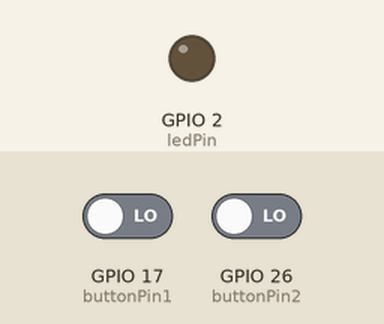
This sketch was run on a simulated ESP32. On the bench: output pins drawn as LEDs (lit = HIGH). The test bench sets the inputs (shaded band); at power-on: GPIO 17 (buttonPin1) LOW, GPIO 26 (buttonPin2) LOW.

Above: at 1.2 s.
1.3 s: GPIO 17 (buttonPin1) driven HIGH and GPIO 26 (buttonPin2) driven HIGH
At 2.3 s:
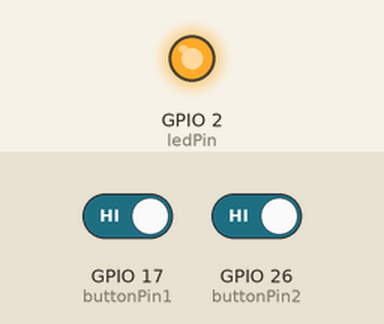
Timing chart, 0 to 4.3 s (numbered marks = the images above; inputs shaded):
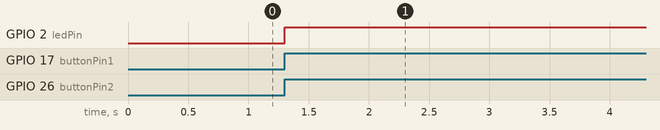

The sketch:

trabajo_en_clase_7_entrada_digital_puntos_extra.ino
```cpp
// constants won't change. They're used here to set pin numbers:
const int buttonPin1 = 17;     // the number of the pushbutton pin
const int buttonPin2 = 26;    //button 2
const int ledPin =  2;      // the number of the LED pin

int led_state=0;

// variables will change:
int buttonState1 = 0;         // variable for reading the pushbutton status
int buttonState2 = 0;         // variable for reading the pushbutton status

int counter=0;
void setup() {
  // initialize the LED pin as an output:
  pinMode(ledPin, OUTPUT);
  // initialize the pushbutton pin as an input:
  pinMode(buttonPin1, INPUT);
  pinMode(buttonPin2, INPUT);

}

void loop() {
  buttonState1 = digitalRead(buttonPin1);
  buttonState2 = digitalRead(buttonPin2);
  if ((buttonState1 == HIGH) && (buttonState2 == HIGH)) {
    led_state = !led_state;
    digitalWrite(ledPin, led_state);
    while ((buttonState1 == HIGH) && (buttonState2 == HIGH)){
      buttonState1 = digitalRead(buttonPin1);
      buttonState2 = digitalRead(buttonPin2);
    }
  }
}
```

Measured:
- after the input at 1.3 s, GPIO 2 (ledPin): LOW → HIGH at once
